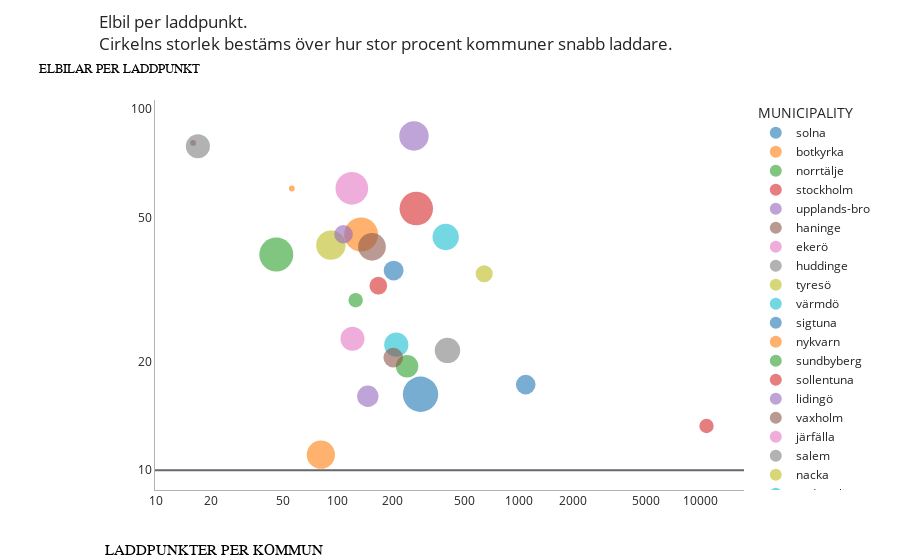

The notebook cell this image was saved under:
### Code cell
import plotly_express as px



ticksval_x = [1,2,5,10,20,50,100,200,500,1000,2000,5000,10000]
ticksval_y = [10, 20, 50, 100]

stockholm_df["PROCENT_SNABB_SIZE"] = stockholm_df["PROCENT_SNABB"].clip(lower= 1)

fig = px.scatter(
    stockholm_df,
    x=stockholm_df["LADDPUNKTER"],
    y=stockholm_df["ELBIL_PER_LADDPUNKT"],
    hover_name=stockholm_df["MUNICIPALITY"],
    size= stockholm_df["PROCENT_SNABB_SIZE"],
    color= stockholm_df["MUNICIPALITY"],
    size_max=25,
    opacity=0.6,
    template="simple_white"
)



# Add line where elbil per laddpunkt is 10. 
fig.add_hline(y=10, line_width= 2, line_color= "#02010F", opacity=0.6)


fig.update_traces(marker=dict(line=dict(width=0)))

# update y- and x-axel and its ticks
fig.update_xaxes(type="log", tickmode= "array",  tickvals= ticksval_x, ticktext= [str(v) for v in ticksval_x], ticks= "", title_text= "")
fig.update_xaxes(showline= True, linewidth= 1, linecolor="rgba(0,0,0,0.3)")
fig.update_yaxes(type= "log", tickmode= "array", tickvals= ticksval_y, ticktext= [str(v) for v in ticksval_y], ticks= "", title_text= "")
fig.update_yaxes(showline= True, linewidth=1, linecolor="rgba(0,0,0,0.3)")


# Give titel to y-axel
fig.add_annotation(
    text= "ELBILAR PER LADDPUNKT",
    font= dict(
        size= 13,
        color= "black",
        family= "Ariel"
    ),
    xref= "paper",
    yref= "paper",
    x= -0.0605,
    y= 1.10,
    xanchor="center",
    yanchor= "top",
    opacity= 1,
    showarrow=False
)

# Give title to x-axel
fig.add_annotation(
    text= "LADDPUNKTER PER KOMMUN",
    font= dict(
        size= 15,
        color="black",
        family= "Ariel"
        ), 
    xref= "paper",
    yref= "paper",
    x= 0.1,
    y= -0.18,
    opacity=1,
    xanchor="center",
    yanchor= "bottom",
    showarrow=False
)


# update title 
fig.update_layout(
    title={
        "text": "Elbil per laddpunkt.<br>" 
        "Cirkelns storlek bestäms över hur stor procent kommuner snabb laddare.",
        "y": 0.95,
        "x": 0.11,
        "xanchor": "left",
        "yanchor": "top"
        
    },
    margin= dict(l= 155, b= 70, t= 100)
)



fig.show()

### Figure 1 — Plotly figure (JSON) as saved in the notebook; plotly's stock layout.template omitted (floating-point values rounded to 4 significant figures)
{"data": [{"hovertemplate": "<b>%{hovertext}</b><br><br>MUNICIPALITY=solna<br>LADDPUNKTER=%{x}<br>ELBIL_PER_LADDPUNKT=%{y}<br>PROCENT_SNABB_SIZE=%{marker.size}<extra></extra>", "hovertext": ["solna"], "legendgroup": "solna", "marker": {"color": "#1F77B4", "line": {"width": 0}, "opacity": 0.6, "size": [11.11], "sizemode": "area", "sizeref": 0.05778, "symbol": "circle"}, "mode": "markers", "name": "solna", "orientation": "v", "showlegend": true, "type": "scatter", "x": [1091], "xaxis": "x", "y": [17.25], "yaxis": "y"}, {"hovertemplate": "<b>%{hovertext}</b><br><br>MUNICIPALITY=botkyrka<br>LADDPUNKTER=%{x}<br>ELBIL_PER_LADDPUNKT=%{y}<br>PROCENT_SNABB_SIZE=%{marker.size}<extra></extra>", "hovertext": ["botkyrka"], "legendgroup": "botkyrka", "marker": {"color": "#FF7F0E", "line": {"width": 0}, "opacity": 0.6, "size": [33.33], "sizemode": "area", "sizeref": 0.05778, "symbol": "circle"}, "mode": "markers", "name": "botkyrka", "orientation": "v", "showlegend": true, "type": "scatter", "x": [135], "xaxis": "x", "y": [44.92], "yaxis": "y"}, {"hovertemplate": "<b>%{hovertext}</b><br><br>MUNICIPALITY=norrtälje<br>LADDPUNKTER=%{x}<br>ELBIL_PER_LADDPUNKT=%{y}<br>PROCENT_SNABB_SIZE=%{marker.size}<extra></extra>", "hovertext": ["norrtälje"], "legendgroup": "norrtälje", "marker": {"color": "#2CA02C", "line": {"width": 0}, "opacity": 0.6, "size": [14.55], "sizemode": "area", "sizeref": 0.05778, "symbol": "circle"}, "mode": "markers", "name": "norrtälje", "orientation": "v", "showlegend": true, "type": "scatter", "x": [242], "xaxis": "x", "y": [19.4], "yaxis": "y"}, {"hovertemplate": "<b>%{hovertext}</b><br><br>MUNICIPALITY=stockholm<br>LADDPUNKTER=%{x}<br>ELBIL_PER_LADDPUNKT=%{y}<br>PROCENT_SNABB_SIZE=%{marker.size}<extra></extra>", "hovertext": ["stockholm"], "legendgroup": "stockholm", "marker": {"color": "#D62728", "line": {"width": 0}, "opacity": 0.6, "size": [5.96], "sizemode": "area", "sizeref": 0.05778, "symbol": "circle"}, "mode": "markers", "name": "stockholm", "orientation": "v", "showlegend": true, "type": "scatter", "x": [10830], "xaxis": "x", "y": [13.25], "yaxis": "y"}, {"hovertemplate": "<b>%{hovertext}</b><br><br>MUNICIPALITY=upplands-bro<br>LADDPUNKTER=%{x}<br>ELBIL_PER_LADDPUNKT=%{y}<br>PROCENT_SNABB_SIZE=%{marker.size}<extra></extra>", "hovertext": ["upplands-bro"], "legendgroup": "upplands-bro", "marker": {"color": "#9467BD", "line": {"width": 0}, "opacity": 0.6, "size": [13.21], "sizemode": "area", "sizeref": 0.05778, "symbol": "circle"}, "mode": "markers", "name": "upplands-bro", "orientation": "v", "showlegend": true, "type": "scatter", "x": [147], "xaxis": "x", "y": [16.01], "yaxis": "y"}, {"hovertemplate": "<b>%{hovertext}</b><br><br>MUNICIPALITY=haninge<br>LADDPUNKTER=%{x}<br>ELBIL_PER_LADDPUNKT=%{y}<br>PROCENT_SNABB_SIZE=%{marker.size}<extra></extra>", "hovertext": ["haninge"], "legendgroup": "haninge", "marker": {"color": "#8C564B", "line": {"width": 0}, "opacity": 0.6, "size": [22.22], "sizemode": "area", "sizeref": 0.05778, "symbol": "circle"}, "mode": "markers", "name": "haninge", "orientation": "v", "showlegend": true, "type": "scatter", "x": [155], "xaxis": "x", "y": [41.52], "yaxis": "y"}, {"hovertemplate": "<b>%{hovertext}</b><br><br>MUNICIPALITY=ekerö<br>LADDPUNKTER=%{x}<br>ELBIL_PER_LADDPUNKT=%{y}<br>PROCENT_SNABB_SIZE=%{marker.size}<extra></extra>", "hovertext": ["ekerö"], "legendgroup": "ekerö", "marker": {"color": "#E377C2", "line": {"width": 0}, "opacity": 0.6, "size": [16.67], "sizemode": "area", "sizeref": 0.05778, "symbol": "circle"}, "mode": "markers", "name": "ekerö", "orientation": "v", "showlegend": true, "type": "scatter", "x": [121], "xaxis": "x", "y": [23.12], "yaxis": "y"}, {"hovertemplate": "<b>%{hovertext}</b><br><br>MUNICIPALITY=huddinge<br>LADDPUNKTER=%{x}<br>ELBIL_PER_LADDPUNKT=%{y}<br>PROCENT_SNABB_SIZE=%{marker.size}<extra></extra>", "hovertext": ["huddinge"], "legendgroup": "huddinge", "marker": {"color": "#7F7F7F", "line": {"width": 0}, "opacity": 0.6, "size": [18.67], "sizemode": "area", "sizeref": 0.05778, "symbol": "circle"}, "mode": "markers", "name": "huddinge", "orientation": "v", "showlegend": true, "type": "scatter", "x": [404], "xaxis": "x", "y": [21.46], "yaxis": "y"}, {"hovertemplate": "<b>%{hovertext}</b><br><br>MUNICIPALITY=tyresö<br>LADDPUNKTER=%{x}<br>ELBIL_PER_LADDPUNKT=%{y}<br>PROCENT_SNABB_SIZE=%{marker.size}<extra></extra>", "hovertext": ["tyresö"], "legendgroup": "tyresö", "marker": {"color": "#BCBD22", "line": {"width": 0}, "opacity": 0.6, "size": [25.0], "sizemode": "area", "sizeref": 0.05778, "symbol": "circle"}, "mode": "markers", "name": "tyresö", "orientation": "v", "showlegend": true, "type": "scatter", "x": [92], "xaxis": "x", "y": [41.96], "yaxis": "y"}, {"hovertemplate": "<b>%{hovertext}</b><br><br>MUNICIPALITY=värmdö<br>LADDPUNKTER=%{x}<br>ELBIL_PER_LADDPUNKT=%{y}<br>PROCENT_SNABB_SIZE=%{marker.size}<extra></extra>", "hovertext": ["värmdö"], "legendgroup": "värmdö", "marker": {"color": "#17BECF", "line": {"width": 0}, "opacity": 0.6, "size": [17.07], "sizemode": "area", "sizeref": 0.05778, "symbol": "circle"}, "mode": "markers", "name": "värmdö", "orientation": "v", "showlegend": true, "type": "scatter", "x": [211], "xaxis": "x", "y": [22.24], "yaxis": "y"}, {"hovertemplate": "<b>%{hovertext}</b><br><br>MUNICIPALITY=sigtuna<br>LADDPUNKTER=%{x}<br>ELBIL_PER_LADDPUNKT=%{y}<br>PROCENT_SNABB_SIZE=%{marker.size}<extra></extra>", "hovertext": ["sigtuna"], "legendgroup": "sigtuna", "marker": {"color": "#1F77B4", "line": {"width": 0}, "opacity": 0.6, "size": [36.11], "sizemode": "area", "sizeref": 0.05778, "symbol": "circle"}, "mode": "markers", "name": "sigtuna", "orientation": "v", "showlegend": true, "type": "scatter", "x": [287], "xaxis": "x", "y": [16.22], "yaxis": "y"}, {"hovertemplate": "<b>%{hovertext}</b><br><br>MUNICIPALITY=nykvarn<br>LADDPUNKTER=%{x}<br>ELBIL_PER_LADDPUNKT=%{y}<br>PROCENT_SNABB_SIZE=%{marker.size}<extra></extra>", "hovertext": ["nykvarn"], "legendgroup": "nykvarn", "marker": {"color": "#FF7F0E", "line": {"width": 0}, "opacity": 0.6, "size": [23.08], "sizemode": "area", "sizeref": 0.05778, "symbol": "circle"}, "mode": "markers", "name": "nykvarn", "orientation": "v", "showlegend": true, "type": "scatter", "x": [81], "xaxis": "x", "y": [11.04], "yaxis": "y"}, {"hovertemplate": "<b>%{hovertext}</b><br><br>MUNICIPALITY=sundbyberg<br>LADDPUNKTER=%{x}<br>ELBIL_PER_LADDPUNKT=%{y}<br>PROCENT_SNABB_SIZE=%{marker.size}<extra></extra>", "hovertext": ["sundbyberg"], "legendgroup": "sundbyberg", "marker": {"color": "#2CA02C", "line": {"width": 0}, "opacity": 0.6, "size": [6.0], "sizemode": "area", "sizeref": 0.05778, "symbol": "circle"}, "mode": "markers", "name": "sundbyberg", "orientation": "v", "showlegend": true, "type": "scatter", "x": [126], "xaxis": "x", "y": [29.55], "yaxis": "y"}, {"hovertemplate": "<b>%{hovertext}</b><br><br>MUNICIPALITY=sollentuna<br>LADDPUNKTER=%{x}<br>ELBIL_PER_LADDPUNKT=%{y}<br>PROCENT_SNABB_SIZE=%{marker.size}<extra></extra>", "hovertext": ["sollentuna"], "legendgroup": "sollentuna", "marker": {"color": "#D62728", "line": {"width": 0}, "opacity": 0.6, "size": [32.43], "sizemode": "area", "sizeref": 0.05778, "symbol": "circle"}, "mode": "markers", "name": "sollentuna", "orientation": "v", "showlegend": true, "type": "scatter", "x": [272], "xaxis": "x", "y": [52.96], "yaxis": "y"}, {"hovertemplate": "<b>%{hovertext}</b><br><br>MUNICIPALITY=lidingö<br>LADDPUNKTER=%{x}<br>ELBIL_PER_LADDPUNKT=%{y}<br>PROCENT_SNABB_SIZE=%{marker.size}<extra></extra>", "hovertext": ["lidingö"], "legendgroup": "lidingö", "marker": {"color": "#9467BD", "line": {"width": 0}, "opacity": 0.6, "size": [10.0], "sizemode": "area", "sizeref": 0.05778, "symbol": "circle"}, "mode": "markers", "name": "lidingö", "orientation": "v", "showlegend": true, "type": "scatter", "x": [108], "xaxis": "x", "y": [44.96], "yaxis": "y"}, {"hovertemplate": "<b>%{hovertext}</b><br><br>MUNICIPALITY=vaxholm<br>LADDPUNKTER=%{x}<br>ELBIL_PER_LADDPUNKT=%{y}<br>PROCENT_SNABB_SIZE=%{marker.size}<extra></extra>", "hovertext": ["vaxholm"], "legendgroup": "vaxholm", "marker": {"color": "#8C564B", "line": {"width": 0}, "opacity": 0.6, "size": [1.0], "sizemode": "area", "sizeref": 0.05778, "symbol": "circle"}, "mode": "markers", "name": "vaxholm", "orientation": "v", "showlegend": true, "type": "scatter", "x": [16], "xaxis": "x", "y": [80.5], "yaxis": "y"}, {"hovertemplate": "<b>%{hovertext}</b><br><br>MUNICIPALITY=järfälla<br>LADDPUNKTER=%{x}<br>ELBIL_PER_LADDPUNKT=%{y}<br>PROCENT_SNABB_SIZE=%{marker.size}<extra></extra>", "hovertext": ["järfälla"], "legendgroup": "järfälla", "marker": {"color": "#E377C2", "line": {"width": 0}, "opacity": 0.6, "size": [30.77], "sizemode": "area", "sizeref": 0.05778, "symbol": "circle"}, "mode": "markers", "name": "järfälla", "orientation": "v", "showlegend": true, "type": "scatter", "x": [120], "xaxis": "x", "y": [60.27], "yaxis": "y"}, {"hovertemplate": "<b>%{hovertext}</b><br><br>MUNICIPALITY=salem<br>LADDPUNKTER=%{x}<br>ELBIL_PER_LADDPUNKT=%{y}<br>PROCENT_SNABB_SIZE=%{marker.size}<extra></extra>", "hovertext": ["salem"], "legendgroup": "salem", "marker": {"color": "#7F7F7F", "line": {"width": 0}, "opacity": 0.6, "size": [16.67], "sizemode": "area", "sizeref": 0.05778, "symbol": "circle"}, "mode": "markers", "name": "salem", "orientation": "v", "showlegend": true, "type": "scatter", "x": [17], "xaxis": "x", "y": [78.76], "yaxis": "y"}, {"hovertemplate": "<b>%{hovertext}</b><br><br>MUNICIPALITY=nacka<br>LADDPUNKTER=%{x}<br>ELBIL_PER_LADDPUNKT=%{y}<br>PROCENT_SNABB_SIZE=%{marker.size}<extra></extra>", "hovertext": ["nacka"], "legendgroup": "nacka", "marker": {"color": "#BCBD22", "line": {"width": 0}, "opacity": 0.6, "size": [8.47], "sizemode": "area", "sizeref": 0.05778, "symbol": "circle"}, "mode": "markers", "name": "nacka", "orientation": "v", "showlegend": true, "type": "scatter", "x": [644], "xaxis": "x", "y": [34.96], "yaxis": "y"}, {"hovertemplate": "<b>%{hovertext}</b><br><br>MUNICIPALITY=södertälje<br>LADDPUNKTER=%{x}<br>ELBIL_PER_LADDPUNKT=%{y}<br>PROCENT_SNABB_SIZE=%{marker.size}<extra></extra>", "hovertext": ["södertälje"], "legendgroup": "södertälje", "marker": {"color": "#17BECF", "line": {"width": 0}, "opacity": 0.6, "size": [20.0], "sizemode": "area", "sizeref": 0.05778, "symbol": "circle"}, "mode": "markers", "name": "södertälje", "orientation": "v", "showlegend": true, "type": "scatter", "x": [395], "xaxis": "x", "y": [44.19], "yaxis": "y"}, {"hovertemplate": "<b>%{hovertext}</b><br><br>MUNICIPALITY=danderyd<br>LADDPUNKTER=%{x}<br>ELBIL_PER_LADDPUNKT=%{y}<br>PROCENT_SNABB_SIZE=%{marker.size}<extra></extra>", "hovertext": ["danderyd"], "legendgroup": "danderyd", "marker": {"color": "#1F77B4", "line": {"width": 0}, "opacity": 0.6, "size": [11.36], "sizemode": "area", "sizeref": 0.05778, "symbol": "circle"}, "mode": "markers", "name": "danderyd", "orientation": "v", "showlegend": true, "type": "scatter", "x": [204], "xaxis": "x", "y": [35.67], "yaxis": "y"}, {"hovertemplate": "<b>%{hovertext}</b><br><br>MUNICIPALITY=vallentuna<br>LADDPUNKTER=%{x}<br>ELBIL_PER_LADDPUNKT=%{y}<br>PROCENT_SNABB_SIZE=%{marker.size}<extra></extra>", "hovertext": ["vallentuna"], "legendgroup": "vallentuna", "marker": {"color": "#FF7F0E", "line": {"width": 0}, "opacity": 0.6, "size": [1.0], "sizemode": "area", "sizeref": 0.05778, "symbol": "circle"}, "mode": "markers", "name": "vallentuna", "orientation": "v", "showlegend": true, "type": "scatter", "x": [56], "xaxis": "x", "y": [60.21], "yaxis": "y"}, {"hovertemplate": "<b>%{hovertext}</b><br><br>MUNICIPALITY=nynäshamn<br>LADDPUNKTER=%{x}<br>ELBIL_PER_LADDPUNKT=%{y}<br>PROCENT_SNABB_SIZE=%{marker.size}<extra></extra>", "hovertext": ["nynäshamn"], "legendgroup": "nynäshamn", "marker": {"color": "#2CA02C", "line": {"width": 0}, "opacity": 0.6, "size": [33.33], "sizemode": "area", "sizeref": 0.05778, "symbol": "circle"}, "mode": "markers", "name": "nynäshamn", "orientation": "v", "showlegend": true, "type": "scatter", "x": [46], "xaxis": "x", "y": [39.52], "yaxis": "y"}, {"hovertemplate": "<b>%{hovertext}</b><br><br>MUNICIPALITY=österåker<br>LADDPUNKTER=%{x}<br>ELBIL_PER_LADDPUNKT=%{y}<br>PROCENT_SNABB_SIZE=%{marker.size}<extra></extra>", "hovertext": ["österåker"], "legendgroup": "österåker", "marker": {"color": "#D62728", "line": {"width": 0}, "opacity": 0.6, "size": [9.09], "sizemode": "area", "sizeref": 0.05778, "symbol": "circle"}, "mode": "markers", "name": "österåker", "orientation": "v", "showlegend": true, "type": "scatter", "x": [168], "xaxis": "x", "y": [32.39], "yaxis": "y"}, {"hovertemplate": "<b>%{hovertext}</b><br><br>MUNICIPALITY=täby<br>LADDPUNKTER=%{x}<br>ELBIL_PER_LADDPUNKT=%{y}<br>PROCENT_SNABB_SIZE=%{marker.size}<extra></extra>", "hovertext": ["täby"], "legendgroup": "täby", "marker": {"color": "#9467BD", "line": {"width": 0}, "opacity": 0.6, "size": [25.0], "sizemode": "area", "sizeref": 0.05778, "symbol": "circle"}, "mode": "markers", "name": "täby", "orientation": "v", "showlegend": true, "type": "scatter", "x": [264], "xaxis": "x", "y": [84.14], "yaxis": "y"}, {"hovertemplate": "<b>%{hovertext}</b><br><br>MUNICIPALITY=upplands väsby<br>LADDPUNKTER=%{x}<br>ELBIL_PER_LADDPUNKT=%{y}<br>PROCENT_SNABB_SIZE=%{marker.size}<extra></extra>", "hovertext": ["upplands väsby"], "legendgroup": "upplands väsby", "marker": {"color": "#8C564B", "line": {"width": 0}, "opacity": 0.6, "size": [11.11], "sizemode": "area", "sizeref": 0.05778, "symbol": "circle"}, "mode": "markers", "name": "upplands väsby", "orientation": "v", "showlegend": true, "type": "scatter", "x": [203], "xaxis": "x", "y": [20.49], "yaxis": "y"}], "layout": {"annotations": [{"font": {"color": "black", "family": "Ariel", "size": 13}, "opacity": 1, "showarrow": false, "text": "ELBILAR PER LADDPUNKT", "x": -0.0605, "xanchor": "center", "xref": "paper", "y": 1.1, "yanchor": "top", "yref": "paper"}, {"font": {"color": "black", "family": "Ariel", "size": 15}, "opacity": 1, "showarrow": false, "text": "LADDPUNKTER PER KOMMUN", "x": 0.1, "xanchor": "center", "xref": "paper", "y": -0.18, "yanchor": "bottom", "yref": "paper"}], "legend": {"itemsizing": "constant", "title": {"text": "MUNICIPALITY"}, "tracegroupgap": 0}, "margin": {"b": 70, "l": 155, "t": 100}, "shapes": [{"line": {"color": "#02010F", "width": 2}, "opacity": 0.6, "type": "line", "x0": 0, "x1": 1, "xref": "x domain", "y0": 10, "y1": 10, "yref": "y"}], "title": {"text": "Elbil per laddpunkt.<br>Cirkelns storlek bestäms över hur stor procent kommuner snabb laddare.", "x": 0.11, "xanchor": "left", "y": 0.95, "yanchor": "top"}, "xaxis": {"anchor": "y", "domain": [0, 1], "linecolor": "rgba(0,0,0,0.3)", "linewidth": 1, "showline": true, "tickmode": "array", "ticks": "", "ticktext": ["1", "2", "5", "10", "20", "50", "100", "200", "500", "1000", "2000", "5000", "10000"], "tickvals": [1, 2, 5, 10, 20, 50, 100, 200, 500, 1000, 2000, 5000, 10000], "title": {"text": ""}, "type": "log"}, "yaxis": {"anchor": "x", "domain": [0, 1], "linecolor": "rgba(0,0,0,0.3)", "linewidth": 1, "showline": true, "tickmode": "array", "ticks": "", "ticktext": ["10", "20", "50", "100"], "tickvals": [10, 20, 50, 100], "title": {"text": ""}, "type": "log"}}}
